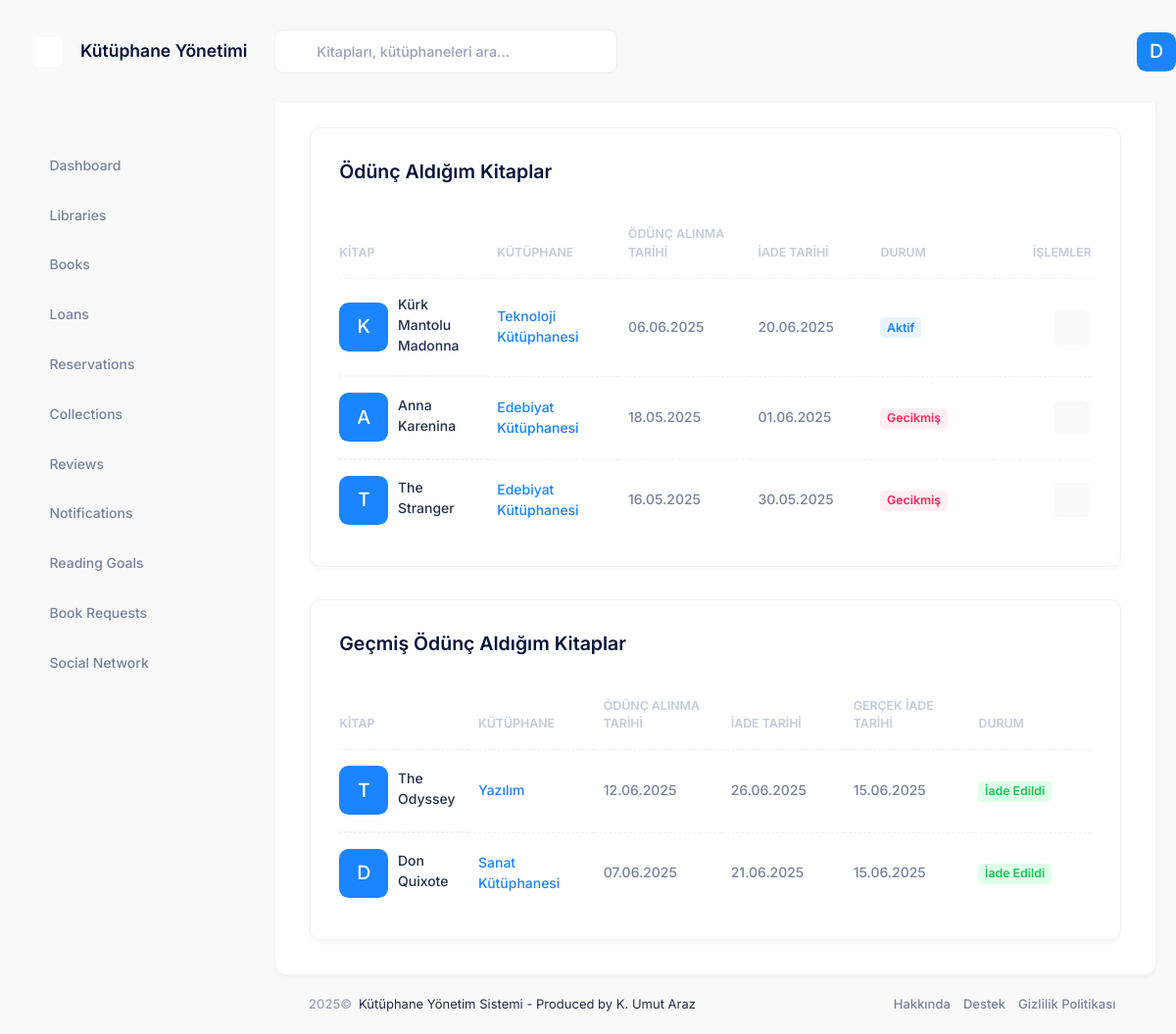
The page /accounts/my-books/ (signed in) on the database as committed earlier.
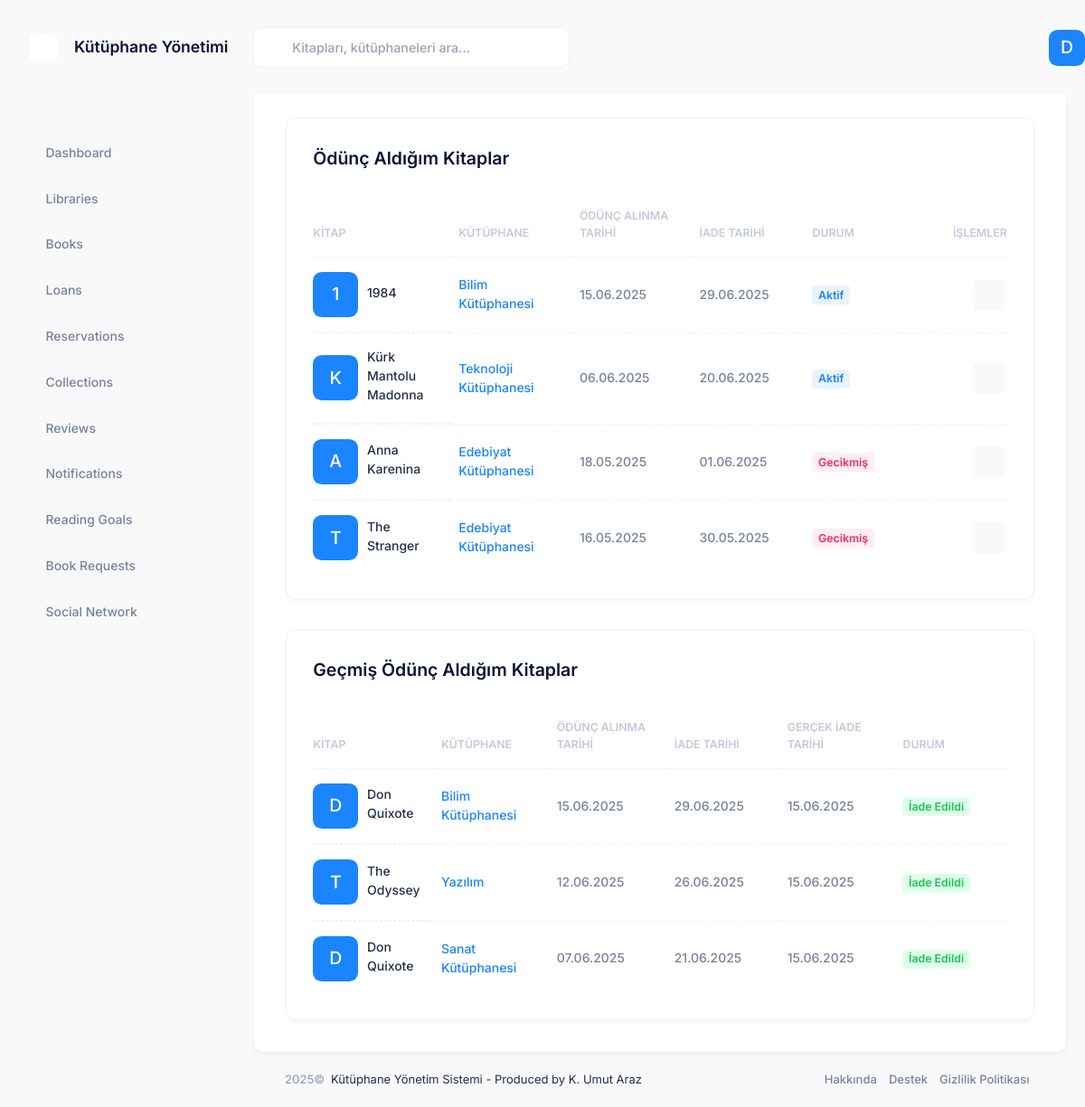
The same page on the database as committed later.
### loans/models.py (models this page shows, shortened)
class Loan(models.Model):
    STATUS_CHOICES = (
        ('active', 'Aktif'),
        ('returned', 'İade Edildi'),
        ('overdue', 'Gecikmiş'),
    )
    book = models.ForeignKey(Book, verbose_name='Kitap', on_delete=models.CASCADE, related_name='loans')
    borrower = models.ForeignKey(settings.AUTH_USER_MODEL, verbose_name='Ödünç Alan', on_delete=models.CASCADE, related_name='borrowed_books')
    loaned_by = models.ForeignKey(settings.AUTH_USER_MODEL, verbose_name='Ödünç Veren', on_delete=models.CASCADE, related_name='managed_loans')
    loan_date = models.DateTimeField('Ödünç Verme Tarihi', default=timezone.now)
    due_date = models.DateTimeField('İade Tarihi')
    return_date = models.DateTimeField('Gerçek İade Tarihi', blank=True, null=True)
    status = models.CharField('Durum', max_length=10, choices=STATUS_CHOICES, default='active')
    notes = models.TextField('Notlar', blank=True, null=True)
    class Meta:
        ordering = ['-loan_date']
        verbose_name = 'Ödünç Verme'
        verbose_name_plural = 'Ödünç Vermeler'
    @property
    def status_color(self):
        color_map = {
            'active': 'primary',
            'returned': 'success',
            'overdue': 'danger'
        }
        return color_map.get(self.status, 'primary')

### books/models.py (models this page shows, shortened)
class Book(models.Model):
    STATUS_CHOICES = (
        ('available', 'Mevcut'),
        ('borrowed', 'Ödünç Verilmiş'),
        ('reserved', 'Rezerve Edilmiş'),
        ('maintenance', 'Bakımda'),
    )
    title = models.CharField('Başlık', max_length=255)
    author = models.CharField('Yazar', max_length=255)
    isbn = models.CharField('ISBN', max_length=20, blank=True, null=True)
    description = models.TextField('Açıklama', blank=True, null=True)
    cover_image = models.ImageField('Kapak Resmi', upload_to='book_covers/', blank=True, null=True)
    library = models.ForeignKey(Library, verbose_name='Kütüphane', on_delete=models.CASCADE, related_name='books')
    status = models.CharField('Durum', max_length=20, choices=STATUS_CHOICES, default='available')
    publication_year = models.PositiveIntegerField('Yayın Yılı', blank=True, null=True)
    publisher = models.CharField('Yayınevi', max_length=255, blank=True, null=True)
    language = models.CharField('Dil', max_length=50, blank=True, null=True)
    pages = models.PositiveIntegerField('Sayfa Sayısı', blank=True, null=True)
    created_at = models.DateTimeField('Oluşturulma Tarihi', auto_now_add=True)
    updated_at = models.DateTimeField('Güncellenme Tarihi', auto_now=True)
    class Meta:
        ordering = ['title', 'author']
        verbose_name = 'Kitap'
        verbose_name_plural = 'Kitaplar'

### libraries/models.py (models this page shows, shortened)
class Library(models.Model):
    name = models.CharField('Adı', max_length=255)
    description = models.TextField('Açıklama', blank=True, null=True)
    owner = models.ForeignKey(
        settings.AUTH_USER_MODEL,
        verbose_name='Sahibi',
        on_delete=models.CASCADE,
        related_name='owned_libraries'
    )
    admins = models.ManyToManyField(
        settings.AUTH_USER_MODEL,
        verbose_name='Yöneticiler',
        related_name='administered_libraries',
        blank=True
    )
    created_at = models.DateTimeField('Oluşturulma Tarihi', auto_now_add=True)
    updated_at = models.DateTimeField('Güncellenme Tarihi', auto_now=True)
    address = models.TextField('Adres', blank=True, null=True)
    phone = models.CharField('Telefon', max_length=20, blank=True, null=True)
    email = models.EmailField('E-posta', blank=True, null=True)
    class Meta:
        verbose_name = 'Kütüphane'
        verbose_name_plural = 'Kütüphaneler'
        ordering = ['name']

### accounts/views.py (the view)
# urls.py: path('my-books/', views.my_books, name='my_books'),
def my_books(request):
    from loans.models import Loan
    active_loans = Loan.objects.filter(
        borrower=request.user,
        status__in=['active', 'overdue']
    ).select_related('book', 'book__library')
    past_loans = Loan.objects.filter(
        borrower=request.user,
        status='returned'
    ).select_related('book', 'book__library')
    context = {
        'active_loans': active_loans,
        'past_loans': past_loans
    }
    return render(request, 'accounts/my_books.html', context)

### library_management/context_processors.py (called while the page is built)
def user(request):
    return {'user': DummyUser()}

    def get_full_name(self):
        return f"{self.first_name} {self.last_name}"

### templates/accounts/my_books.html (shortened to what the changed rows need)
{% extends 'layouts/base.html' %}
{% load static %}
{% block content %}
<div class="card mb-10">
    <div class="card-header border-0 pt-6">
        <div class="card-title">
            <h2>Ödünç Aldığım Kitaplar</h2>
        </div>
    </div>
    <div class="card-body py-4">
        <table class="table align-middle table-row-dashed fs-6 gy-5" id="kt_active_loans_table">
            <thead>
                <tr class="text-start text-gray-400 fw-bold fs-7 text-uppercase gs-0">
                    <th class="min-w-125px">Kitap</th>
                    <th class="min-w-125px">Kütüphane</th>
                    <th class="min-w-125px">Ödünç Alınma Tarihi</th>
                    <th class="min-w-125px">İade Tarihi</th>
                    <th class="min-w-125px">Durum</th>
                    <th class="text-end min-w-100px">İşlemler</th>
                </tr>
            </thead>
            <tbody class="fw-semibold text-gray-600">
                {% for loan in active_loans %}
                <tr>
                    <td class="d-flex align-items-center">
                        <div class="symbol symbol-50px me-3">
                            {% if loan.book.cover_image %}
                            <img src="{{ loan.book.cover_image.url }}" class="" alt="Book Cover" />
                            {% else %}
                            <div class="symbol-label fs-2 fw-semibold bg-primary text-inverse-primary">{{ loan.book.title|first }}</div>
                            {% endif %}
                        </div>
                        <a href="{% url 'books:detail' loan.book.id %}" class="text-gray-800 text-hover-primary mb-1">{{ loan.book.title }}</a>
                    </td>
                    <td><a href="{% url 'libraries:detail' loan.book.library.id %}">{{ loan.book.library.name }}</a></td>
                    <td>{{ loan.loan_date|date:"d.m.Y" }}</td>
                    <td>{{ loan.due_date|date:"d.m.Y" }}</td>
                    <td><span class="badge badge-light-{{ loan.status_color }} fs-7 fw-bold">{{ loan.get_status_display }}</span></td>
                    <td class="text-end">
                        <a href="{% url 'books:detail' loan.book.id %}" class="btn btn-icon btn-bg-light btn-active-color-primary btn-sm me-1">
                            <i class="ki-outline ki-eye fs-2"></i>
                        </a>
                    </td>
                </tr>
                {% empty %}
                <tr>
                    <td colspan="6" class="text-center">Henüz hiç kitap ödünç almamışsınız.</td>
                </tr>
                {% endfor %}
            </tbody>
        </table>
    </div>
</div>
<div class="card">
    <div class="card-header border-0 pt-6">
        <div class="card-title">
            <h2>Geçmiş Ödünç Aldığım Kitaplar</h2>
        </div>
    </div>
    <div class="card-body py-4">
        <table class="table align-middle table-row-dashed fs-6 gy-5" id="kt_past_loans_table">
            <thead>
                <tr class="text-start text-gray-400 fw-bold fs-7 text-uppercase gs-0">
                    <th class="min-w-125px">Kitap</th>
                    <th class="min-w-125px">Kütüphane</th>
                    <th class="min-w-125px">Ödünç Alınma Tarihi</th>
                    <th class="min-w-125px">İade Tarihi</th>
                    <th class="min-w-125px">Gerçek İade Tarihi</th>
                    <th class="min-w-125px">Durum</th>
                </tr>
            </thead>
            <tbody class="fw-semibold text-gray-600">
                {% for loan in past_loans %}
                <tr>
                    <td class="d-flex align-items-center">
                        <div class="symbol symbol-50px me-3">
                            {% if loan.book.cover_image %}
                            <img src="{{ loan.book.cover_image.url }}" class="" alt="Book Cover" />
                            {% else %}
                            <div class="symbol-label fs-2 fw-semibold bg-primary text-inverse-primary">{{ loan.book.title|first }}</div>
                            {% endif %}
                        </div>
                        <a href="{% url 'books:detail' loan.book.id %}" class="text-gray-800 text-hover-primary mb-1">{{ loan.book.title }}</a>
                    </td>
                    <td><a href="{% url 'libraries:detail' loan.book.library.id %}">{{ loan.book.library.name }}</a></td>
                    <td>{{ loan.loan_date|date:"d.m.Y" }}</td>
                    <td>{{ loan.due_date|date:"d.m.Y" }}</td>
                    <td>{{ loan.return_date|date:"d.m.Y" }}</td>
                    <td><span class="badge badge-light-{{ loan.status_color }} fs-7 fw-bold">{{ loan.get_status_display }}</span></td>
                </tr>
                {% empty %}
                <tr>
                    <td colspan="6" class="text-center">Henüz hiç kitap iade etmemişsiniz.</td>
                </tr>
                {% endfor %}
            </tbody>
        </table>
    </div>
</div>
{% endblock %}

Rows that differ between the two databases and show on the page:
added Loan: book|first "1", book "1984", book.library.name "Bilim Kütüphanesi", loan_date "15.06.2025", due_date "29.06.2025", status "Aktif", shown under "Ödünç Aldığım Kitaplar"
added Loan: book|first "D", book "Don Quixote", book.library.name "Bilim Kütüphanesi", loan_date "15.06.2025", due_date "29.06.2025", return_date "15.06.2025", status "İade Edildi", shown under "Geçmiş Ödünç Aldığım Kitaplar"
